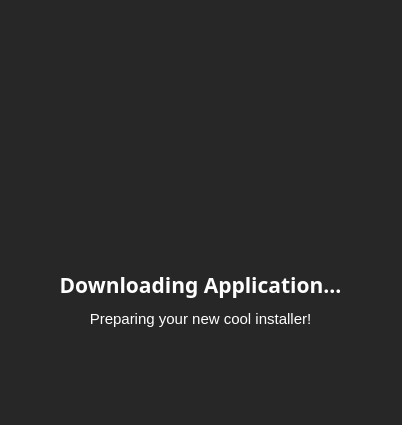
<?xml version="1.0" encoding="UTF-8"?>
<ui version="4.0">
 <class>Form</class>
 <widget class="QWidget" name="Form">
  <property name="geometry">
   <rect>
    <x>0</x>
    <y>0</y>
    <width>402</width>
    <height>425</height>
   </rect>
  </property>
  <property name="minimumSize">
   <size>
    <width>402</width>
    <height>425</height>
   </size>
  </property>
  <property name="maximumSize">
   <size>
    <width>402</width>
    <height>425</height>
   </size>
  </property>
  <property name="windowTitle">
   <string>Installer</string>
  </property>
  <property name="styleSheet">
   <string notr="true">background-color: rgb(39, 39, 39)</string>
  </property>
  <widget class="QLabel" name="label">
   <property name="geometry">
    <rect>
     <x>2</x>
     <y>270</y>
     <width>397</width>
     <height>30</height>
    </rect>
   </property>
   <property name="font">
    <font>
     <family>Yu Gothic UI Semibold</family>
     <pointsize>16</pointsize>
     <weight>75</weight>
     <bold>true</bold>
    </font>
   </property>
   <property name="cursor">
    <cursorShape>ArrowCursor</cursorShape>
   </property>
   <property name="styleSheet">
    <string notr="true">color: white; background: none</string>
   </property>
   <property name="text">
    <string>Downloading Application...</string>
   </property>
   <property name="alignment">
    <set>Qt::AlignCenter</set>
   </property>
  </widget>
  <widget class="QLabel" name="label_2">
   <property name="geometry">
    <rect>
     <x>1</x>
     <y>309</y>
     <width>399</width>
     <height>20</height>
    </rect>
   </property>
   <property name="font">
    <font>
     <family>Yu Gothic UI</family>
     <pointsize>11</pointsize>
     <weight>50</weight>
     <bold>false</bold>
    </font>
   </property>
   <property name="cursor">
    <cursorShape>ArrowCursor</cursorShape>
   </property>
   <property name="styleSheet">
    <string notr="true">color: white; background: none</string>
   </property>
   <property name="text">
    <string>Preparing your new cool installer!</string>
   </property>
   <property name="alignment">
    <set>Qt::AlignCenter</set>
   </property>
  </widget>
  <widget class="QLabel" name="icon">
   <property name="geometry">
    <rect>
     <x>110</x>
     <y>72</y>
     <width>180</width>
     <height>180</height>
    </rect>
   </property>
   <property name="styleSheet">
    <string notr="true">borde-radius: 10px;
background: none;</string>
   </property>
   <property name="text">
    <string/>
   </property>
   <property name="pixmap">
    <pixmap>../../../Downloads/c61e79a8-6679-4a22-a298-88abc436279a.jpg</pixmap>
   </property>
   <property name="scaledContents">
    <bool>true</bool>
   </property>
  </widget>
 </widget>
 <resources/>
 <connections/>
</ui>
